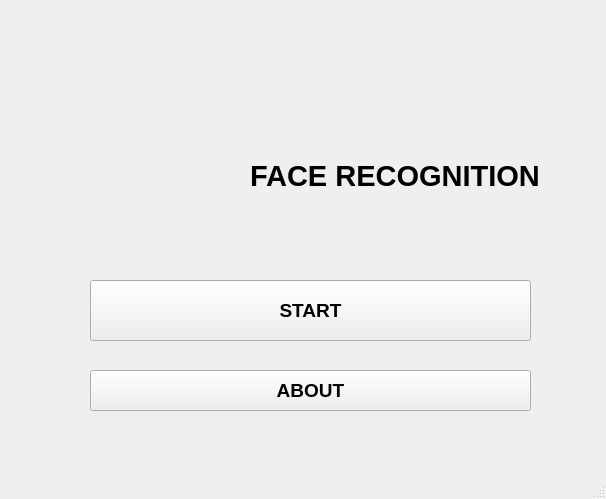
<?xml version="1.0" encoding="UTF-8"?>
<ui version="4.0">
 <class>MainWindow</class>
 <widget class="QMainWindow" name="MainWindow">
  <property name="geometry">
   <rect>
    <x>0</x>
    <y>0</y>
    <width>606</width>
    <height>499</height>
   </rect>
  </property>
  <property name="windowTitle">
   <string>MainWindow</string>
  </property>
  <widget class="QWidget" name="centralwidget">
   <widget class="QLabel" name="label">
    <property name="geometry">
     <rect>
      <x>40</x>
      <y>70</y>
      <width>191</width>
      <height>171</height>
     </rect>
    </property>
    <property name="styleSheet">
     <string notr="true"/>
    </property>
    <property name="text">
     <string/>
    </property>
    <property name="textFormat">
     <enum>Qt::AutoText</enum>
    </property>
    <property name="pixmap">
     <pixmap resource="../../../../demo.qrc">:/newPrefix/Downloads/facial-recognition (1).png</pixmap>
    </property>
    <property name="scaledContents">
     <bool>true</bool>
    </property>
   </widget>
   <widget class="QLabel" name="label_2">
    <property name="geometry">
     <rect>
      <x>250</x>
      <y>130</y>
      <width>311</width>
      <height>91</height>
     </rect>
    </property>
    <property name="font">
     <font>
      <pointsize>22</pointsize>
      <weight>75</weight>
      <bold>true</bold>
     </font>
    </property>
    <property name="text">
     <string>FACE RECOGNITION</string>
    </property>
   </widget>
   <widget class="QPushButton" name="pushButton">
    <property name="geometry">
     <rect>
      <x>90</x>
      <y>280</y>
      <width>441</width>
      <height>61</height>
     </rect>
    </property>
    <property name="font">
     <font>
      <pointsize>14</pointsize>
      <weight>75</weight>
      <bold>true</bold>
     </font>
    </property>
    <property name="text">
     <string>START</string>
    </property>
   </widget>
   <widget class="QPushButton" name="pushButton_2">
    <property name="geometry">
     <rect>
      <x>90</x>
      <y>370</y>
      <width>441</width>
      <height>41</height>
     </rect>
    </property>
    <property name="font">
     <font>
      <pointsize>14</pointsize>
      <weight>75</weight>
      <bold>true</bold>
     </font>
    </property>
    <property name="text">
     <string>ABOUT</string>
    </property>
   </widget>
  </widget>
  <widget class="QStatusBar" name="statusbar"/>
 </widget>
 <resources>
  <include location="../../../../demo.qrc"/>
 </resources>
 <connections/>
</ui>
